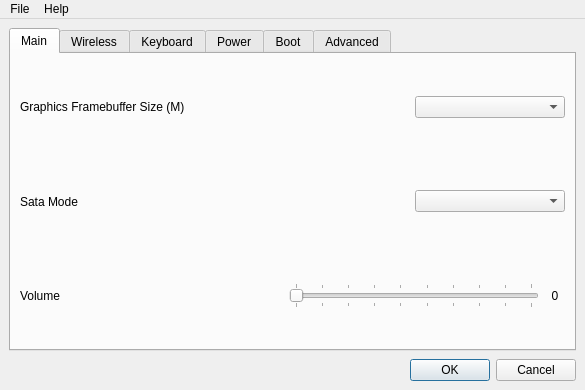
<?xml version="1.0" encoding="UTF-8"?>
<ui version="4.0">
 <class>corevantage</class>
 <widget class="QMainWindow" name="corevantage">
  <property name="geometry">
   <rect>
    <x>0</x>
    <y>0</y>
    <width>585</width>
    <height>390</height>
   </rect>
  </property>
  <property name="sizePolicy">
   <sizepolicy hsizetype="Preferred" vsizetype="Preferred">
    <horstretch>0</horstretch>
    <verstretch>0</verstretch>
   </sizepolicy>
  </property>
  <property name="minimumSize">
   <size>
    <width>585</width>
    <height>390</height>
   </size>
  </property>
  <property name="maximumSize">
   <size>
    <width>585</width>
    <height>390</height>
   </size>
  </property>
  <property name="focusPolicy">
   <enum>Qt::NoFocus</enum>
  </property>
  <property name="windowTitle">
   <string>corevantage</string>
  </property>
  <widget class="QWidget" name="centralwidget">
   <layout class="QVBoxLayout" name="verticalLayout">
    <property name="spacing">
     <number>8</number>
    </property>
    <item>
     <widget class="QTabWidget" name="tabWidget">
      <property name="autoFillBackground">
       <bool>false</bool>
      </property>
      <property name="currentIndex">
       <number>0</number>
      </property>
      <widget class="QWidget" name="tab_1">
       <attribute name="title">
        <string>Main</string>
       </attribute>
       <layout class="QVBoxLayout" name="verticalLayout_2">
        <item>
         <layout class="QHBoxLayout" name="horizontalLayout">
          <item>
           <widget class="QLabel" name="gfxLabel">
            <property name="sizePolicy">
             <sizepolicy hsizetype="Preferred" vsizetype="Expanding">
              <horstretch>0</horstretch>
              <verstretch>0</verstretch>
             </sizepolicy>
            </property>
            <property name="layoutDirection">
             <enum>Qt::LeftToRight</enum>
            </property>
            <property name="text">
             <string>Graphics Framebuffer Size (M)</string>
            </property>
            <property name="alignment">
             <set>Qt::AlignLeading|Qt::AlignLeft|Qt::AlignVCenter</set>
            </property>
            <property name="margin">
             <number>5</number>
            </property>
           </widget>
          </item>
          <item>
           <widget class="QComboBox" name="gfxCombo">
            <property name="maximumSize">
             <size>
              <width>150</width>
              <height>16777215</height>
             </size>
            </property>
           </widget>
          </item>
         </layout>
        </item>
        <item>
         <layout class="QHBoxLayout" name="horizontalLayout_2">
          <item>
           <widget class="QLabel" name="sataLabel">
            <property name="sizePolicy">
             <sizepolicy hsizetype="Preferred" vsizetype="Expanding">
              <horstretch>0</horstretch>
              <verstretch>0</verstretch>
             </sizepolicy>
            </property>
            <property name="layoutDirection">
             <enum>Qt::LeftToRight</enum>
            </property>
            <property name="text">
             <string>Sata Mode</string>
            </property>
            <property name="alignment">
             <set>Qt::AlignLeading|Qt::AlignLeft|Qt::AlignVCenter</set>
            </property>
            <property name="margin">
             <number>5</number>
            </property>
           </widget>
          </item>
          <item>
           <widget class="QComboBox" name="sataCombo">
            <property name="maximumSize">
             <size>
              <width>150</width>
              <height>16777215</height>
             </size>
            </property>
           </widget>
          </item>
         </layout>
        </item>
        <item>
         <layout class="QHBoxLayout" name="horizontalLayout_3">
          <item>
           <widget class="QLabel" name="volumeLabel">
            <property name="sizePolicy">
             <sizepolicy hsizetype="Preferred" vsizetype="Expanding">
              <horstretch>0</horstretch>
              <verstretch>0</verstretch>
             </sizepolicy>
            </property>
            <property name="layoutDirection">
             <enum>Qt::LeftToRight</enum>
            </property>
            <property name="text">
             <string>Volume</string>
            </property>
            <property name="alignment">
             <set>Qt::AlignLeading|Qt::AlignLeft|Qt::AlignVCenter</set>
            </property>
            <property name="margin">
             <number>5</number>
            </property>
           </widget>
          </item>
          <item>
           <widget class="QSlider" name="volumeSlider">
            <property name="sizePolicy">
             <sizepolicy hsizetype="Expanding" vsizetype="Maximum">
              <horstretch>0</horstretch>
              <verstretch>0</verstretch>
             </sizepolicy>
            </property>
            <property name="maximumSize">
             <size>
              <width>250</width>
              <height>16777215</height>
             </size>
            </property>
            <property name="maximum">
             <number>9</number>
            </property>
            <property name="orientation">
             <enum>Qt::Horizontal</enum>
            </property>
            <property name="tickPosition">
             <enum>QSlider::TicksBothSides</enum>
            </property>
           </widget>
          </item>
          <item>
           <widget class="QLabel" name="volumeValue">
            <property name="maximumSize">
             <size>
              <width>20</width>
              <height>16777215</height>
             </size>
            </property>
            <property name="text">
             <string>0</string>
            </property>
            <property name="alignment">
             <set>Qt::AlignCenter</set>
            </property>
           </widget>
          </item>
         </layout>
        </item>
       </layout>
      </widget>
      <widget class="QWidget" name="tab_2">
       <attribute name="title">
        <string>Wireless</string>
       </attribute>
       <layout class="QGridLayout" name="gridLayout_2">
        <item row="0" column="0">
         <layout class="QVBoxLayout" name="verticalLayout_3">
          <item>
           <layout class="QHBoxLayout" name="horizontalLayout_6">
            <item>
             <widget class="QLabel" name="wlanLabel">
              <property name="sizePolicy">
               <sizepolicy hsizetype="Preferred" vsizetype="Expanding">
                <horstretch>0</horstretch>
                <verstretch>0</verstretch>
               </sizepolicy>
              </property>
              <property name="maximumSize">
               <size>
                <width>16777215</width>
                <height>16777215</height>
               </size>
              </property>
              <property name="layoutDirection">
               <enum>Qt::LeftToRight</enum>
              </property>
              <property name="text">
               <string>Wireless LAN</string>
              </property>
              <property name="alignment">
               <set>Qt::AlignLeading|Qt::AlignLeft|Qt::AlignVCenter</set>
              </property>
              <property name="margin">
               <number>5</number>
              </property>
             </widget>
            </item>
            <item>
             <widget class="QCheckBox" name="wlanBox">
              <property name="maximumSize">
               <size>
                <width>115</width>
                <height>16777215</height>
               </size>
              </property>
              <property name="layoutDirection">
               <enum>Qt::LeftToRight</enum>
              </property>
              <property name="text">
               <string>Enabled</string>
              </property>
             </widget>
            </item>
           </layout>
          </item>
          <item>
           <layout class="QHBoxLayout" name="horizontalLayout_7">
            <item>
             <widget class="QLabel" name="btLabel">
              <property name="sizePolicy">
               <sizepolicy hsizetype="Preferred" vsizetype="Expanding">
                <horstretch>0</horstretch>
                <verstretch>0</verstretch>
               </sizepolicy>
              </property>
              <property name="maximumSize">
               <size>
                <width>16777215</width>
                <height>16777215</height>
               </size>
              </property>
              <property name="layoutDirection">
               <enum>Qt::LeftToRight</enum>
              </property>
              <property name="text">
               <string>Bluetooth</string>
              </property>
              <property name="alignment">
               <set>Qt::AlignLeading|Qt::AlignLeft|Qt::AlignVCenter</set>
              </property>
              <property name="margin">
               <number>5</number>
              </property>
             </widget>
            </item>
            <item>
             <widget class="QCheckBox" name="btBox">
              <property name="maximumSize">
               <size>
                <width>115</width>
                <height>16777215</height>
               </size>
              </property>
              <property name="text">
               <string>Enabled</string>
              </property>
             </widget>
            </item>
           </layout>
          </item>
          <item>
           <layout class="QHBoxLayout" name="horizontalLayout_8">
            <item>
             <widget class="QLabel" name="wwanLabel">
              <property name="sizePolicy">
               <sizepolicy hsizetype="Preferred" vsizetype="Expanding">
                <horstretch>0</horstretch>
                <verstretch>0</verstretch>
               </sizepolicy>
              </property>
              <property name="maximumSize">
               <size>
                <width>16777215</width>
                <height>16777215</height>
               </size>
              </property>
              <property name="layoutDirection">
               <enum>Qt::LeftToRight</enum>
              </property>
              <property name="text">
               <string>Wireless WAN</string>
              </property>
              <property name="alignment">
               <set>Qt::AlignLeading|Qt::AlignLeft|Qt::AlignVCenter</set>
              </property>
              <property name="margin">
               <number>5</number>
              </property>
             </widget>
            </item>
            <item>
             <widget class="QCheckBox" name="wwanBox">
              <property name="maximumSize">
               <size>
                <width>115</width>
                <height>16777215</height>
               </size>
              </property>
              <property name="text">
               <string>Enabled</string>
              </property>
             </widget>
            </item>
           </layout>
          </item>
         </layout>
        </item>
       </layout>
      </widget>
      <widget class="QWidget" name="tab_3">
       <attribute name="title">
        <string>Keyboard</string>
       </attribute>
       <layout class="QGridLayout" name="gridLayout_3">
        <item row="0" column="0">
         <layout class="QVBoxLayout" name="verticalLayout_4">
          <item>
           <layout class="QHBoxLayout" name="horizontalLayout_9">
            <item>
             <widget class="QLabel" name="tpLabel">
              <property name="sizePolicy">
               <sizepolicy hsizetype="Preferred" vsizetype="Expanding">
                <horstretch>0</horstretch>
                <verstretch>0</verstretch>
               </sizepolicy>
              </property>
              <property name="maximumSize">
               <size>
                <width>16777215</width>
                <height>16777215</height>
               </size>
              </property>
              <property name="layoutDirection">
               <enum>Qt::LeftToRight</enum>
              </property>
              <property name="text">
               <string>Trackpoint</string>
              </property>
              <property name="alignment">
               <set>Qt::AlignLeading|Qt::AlignLeft|Qt::AlignVCenter</set>
              </property>
              <property name="margin">
               <number>5</number>
              </property>
             </widget>
            </item>
            <item>
             <widget class="QCheckBox" name="tpBox">
              <property name="maximumSize">
               <size>
                <width>115</width>
                <height>16777215</height>
               </size>
              </property>
              <property name="layoutDirection">
               <enum>Qt::LeftToRight</enum>
              </property>
              <property name="text">
               <string>Enabled</string>
              </property>
             </widget>
            </item>
           </layout>
          </item>
          <item>
           <layout class="QHBoxLayout" name="horizontalLayout_10">
            <item>
             <widget class="QLabel" name="swapLabel">
              <property name="sizePolicy">
               <sizepolicy hsizetype="Preferred" vsizetype="Expanding">
                <horstretch>0</horstretch>
                <verstretch>0</verstretch>
               </sizepolicy>
              </property>
              <property name="maximumSize">
               <size>
                <width>16777215</width>
                <height>16777215</height>
               </size>
              </property>
              <property name="layoutDirection">
               <enum>Qt::LeftToRight</enum>
              </property>
              <property name="text">
               <string>Function-Control Swap</string>
              </property>
              <property name="alignment">
               <set>Qt::AlignLeading|Qt::AlignLeft|Qt::AlignVCenter</set>
              </property>
              <property name="margin">
               <number>5</number>
              </property>
             </widget>
            </item>
            <item>
             <widget class="QCheckBox" name="swapBox">
              <property name="maximumSize">
               <size>
                <width>115</width>
                <height>16777215</height>
               </size>
              </property>
              <property name="text">
               <string>Enabled</string>
              </property>
             </widget>
            </item>
           </layout>
          </item>
          <item>
           <layout class="QHBoxLayout" name="horizontalLayout_11">
            <item>
             <widget class="QLabel" name="stickyLabel">
              <property name="sizePolicy">
               <sizepolicy hsizetype="Preferred" vsizetype="Expanding">
                <horstretch>0</horstretch>
                <verstretch>0</verstretch>
               </sizepolicy>
              </property>
              <property name="maximumSize">
               <size>
                <width>16777215</width>
                <height>16777215</height>
               </size>
              </property>
              <property name="layoutDirection">
               <enum>Qt::LeftToRight</enum>
              </property>
              <property name="text">
               <string>Sticky Function Key</string>
              </property>
              <property name="alignment">
               <set>Qt::AlignLeading|Qt::AlignLeft|Qt::AlignVCenter</set>
              </property>
              <property name="margin">
               <number>5</number>
              </property>
             </widget>
            </item>
            <item>
             <widget class="QCheckBox" name="stickyBox">
              <property name="maximumSize">
               <size>
                <width>115</width>
                <height>16777215</height>
               </size>
              </property>
              <property name="text">
               <string>Enabled</string>
              </property>
             </widget>
            </item>
           </layout>
          </item>
         </layout>
        </item>
       </layout>
      </widget>
      <widget class="QWidget" name="tab_4">
       <attribute name="title">
        <string>Power</string>
       </attribute>
       <layout class="QGridLayout" name="gridLayout_4">
        <item row="0" column="0">
         <layout class="QVBoxLayout" name="verticalLayout_5">
          <item>
           <layout class="QHBoxLayout" name="horizontalLayout_12">
            <item>
             <widget class="QLabel" name="pmbeepLabel">
              <property name="sizePolicy">
               <sizepolicy hsizetype="Preferred" vsizetype="Expanding">
                <horstretch>0</horstretch>
                <verstretch>0</verstretch>
               </sizepolicy>
              </property>
              <property name="maximumSize">
               <size>
                <width>16777215</width>
                <height>16777215</height>
               </size>
              </property>
              <property name="layoutDirection">
               <enum>Qt::LeftToRight</enum>
              </property>
              <property name="text">
               <string>Power Management Beeps</string>
              </property>
              <property name="alignment">
               <set>Qt::AlignLeading|Qt::AlignLeft|Qt::AlignVCenter</set>
              </property>
              <property name="margin">
               <number>5</number>
              </property>
             </widget>
            </item>
            <item>
             <widget class="QCheckBox" name="pmbeepBox">
              <property name="maximumSize">
               <size>
                <width>115</width>
                <height>16777215</height>
               </size>
              </property>
              <property name="layoutDirection">
               <enum>Qt::LeftToRight</enum>
              </property>
              <property name="text">
               <string>Enabled</string>
              </property>
             </widget>
            </item>
           </layout>
          </item>
          <item>
           <layout class="QHBoxLayout" name="horizontalLayout_13">
            <item>
             <widget class="QLabel" name="lbbeepLabel">
              <property name="sizePolicy">
               <sizepolicy hsizetype="Preferred" vsizetype="Expanding">
                <horstretch>0</horstretch>
                <verstretch>0</verstretch>
               </sizepolicy>
              </property>
              <property name="maximumSize">
               <size>
                <width>16777215</width>
                <height>16777215</height>
               </size>
              </property>
              <property name="layoutDirection">
               <enum>Qt::LeftToRight</enum>
              </property>
              <property name="text">
               <string>Low Battery Beep</string>
              </property>
              <property name="alignment">
               <set>Qt::AlignLeading|Qt::AlignLeft|Qt::AlignVCenter</set>
              </property>
              <property name="margin">
               <number>5</number>
              </property>
             </widget>
            </item>
            <item>
             <widget class="QCheckBox" name="lbbeepBox">
              <property name="maximumSize">
               <size>
                <width>115</width>
                <height>16777215</height>
               </size>
              </property>
              <property name="text">
               <string>Enabled</string>
              </property>
             </widget>
            </item>
           </layout>
          </item>
          <item>
           <layout class="QHBoxLayout" name="horizontalLayout_14">
            <item>
             <widget class="QLabel" name="failLabel">
              <property name="sizePolicy">
               <sizepolicy hsizetype="Preferred" vsizetype="Expanding">
                <horstretch>0</horstretch>
                <verstretch>0</verstretch>
               </sizepolicy>
              </property>
              <property name="maximumSize">
               <size>
                <width>16777215</width>
                <height>16777215</height>
               </size>
              </property>
              <property name="layoutDirection">
               <enum>Qt::LeftToRight</enum>
              </property>
              <property name="text">
               <string>Power On After Fail</string>
              </property>
              <property name="alignment">
               <set>Qt::AlignLeading|Qt::AlignLeft|Qt::AlignVCenter</set>
              </property>
              <property name="margin">
               <number>5</number>
              </property>
             </widget>
            </item>
            <item>
             <widget class="QCheckBox" name="failBox">
              <property name="maximumSize">
               <size>
                <width>115</width>
                <height>16777215</height>
               </size>
              </property>
              <property name="text">
               <string>Enabled</string>
              </property>
             </widget>
            </item>
           </layout>
          </item>
          <item>
           <layout class="QHBoxLayout" name="horizontalLayout_15">
            <item>
             <widget class="QLabel" name="batteryLabel">
              <property name="sizePolicy">
               <sizepolicy hsizetype="Preferred" vsizetype="Expanding">
                <horstretch>0</horstretch>
                <verstretch>0</verstretch>
               </sizepolicy>
              </property>
              <property name="maximumSize">
               <size>
                <width>16777215</width>
                <height>16777215</height>
               </size>
              </property>
              <property name="layoutDirection">
               <enum>Qt::LeftToRight</enum>
              </property>
              <property name="text">
               <string>First Battery</string>
              </property>
              <property name="alignment">
               <set>Qt::AlignLeading|Qt::AlignLeft|Qt::AlignVCenter</set>
              </property>
              <property name="margin">
               <number>5</number>
              </property>
             </widget>
            </item>
            <item>
             <widget class="QComboBox" name="batteryCombo">
              <property name="maximumSize">
               <size>
                <width>150</width>
                <height>16777215</height>
               </size>
              </property>
              <property name="sizeIncrement">
               <size>
                <width>0</width>
                <height>0</height>
               </size>
              </property>
             </widget>
            </item>
           </layout>
          </item>
         </layout>
        </item>
       </layout>
      </widget>
      <widget class="QWidget" name="tab_5">
       <attribute name="title">
        <string>Boot</string>
       </attribute>
       <layout class="QVBoxLayout" name="verticalLayout_6">
        <item>
         <layout class="QHBoxLayout" name="horizontalLayout_16">
          <item>
           <widget class="QLabel" name="bootLabel">
            <property name="sizePolicy">
             <sizepolicy hsizetype="Preferred" vsizetype="Expanding">
              <horstretch>0</horstretch>
              <verstretch>0</verstretch>
             </sizepolicy>
            </property>
            <property name="maximumSize">
             <size>
              <width>16777215</width>
              <height>16777215</height>
             </size>
            </property>
            <property name="layoutDirection">
             <enum>Qt::LeftToRight</enum>
            </property>
            <property name="text">
             <string>Boot Option</string>
            </property>
            <property name="alignment">
             <set>Qt::AlignLeading|Qt::AlignLeft|Qt::AlignVCenter</set>
            </property>
            <property name="margin">
             <number>5</number>
            </property>
           </widget>
          </item>
          <item>
           <widget class="QComboBox" name="bootCombo">
            <property name="maximumSize">
             <size>
              <width>150</width>
              <height>16777215</height>
             </size>
            </property>
           </widget>
          </item>
         </layout>
        </item>
        <item>
         <layout class="QHBoxLayout" name="horizontalLayout_4">
          <item>
           <widget class="QLabel" name="rebootLabel">
            <property name="sizePolicy">
             <sizepolicy hsizetype="Preferred" vsizetype="Expanding">
              <horstretch>0</horstretch>
              <verstretch>0</verstretch>
             </sizepolicy>
            </property>
            <property name="layoutDirection">
             <enum>Qt::LeftToRight</enum>
            </property>
            <property name="text">
             <string>Reboot Counter</string>
            </property>
            <property name="alignment">
             <set>Qt::AlignLeading|Qt::AlignLeft|Qt::AlignVCenter</set>
            </property>
            <property name="margin">
             <number>5</number>
            </property>
           </widget>
          </item>
          <item>
           <widget class="QSlider" name="rebootSlider">
            <property name="sizePolicy">
             <sizepolicy hsizetype="Expanding" vsizetype="Maximum">
              <horstretch>0</horstretch>
              <verstretch>0</verstretch>
             </sizepolicy>
            </property>
            <property name="maximumSize">
             <size>
              <width>200</width>
              <height>16777215</height>
             </size>
            </property>
            <property name="maximum">
             <number>4</number>
            </property>
            <property name="orientation">
             <enum>Qt::Horizontal</enum>
            </property>
            <property name="tickPosition">
             <enum>QSlider::TicksBothSides</enum>
            </property>
           </widget>
          </item>
          <item>
           <widget class="QLabel" name="rebootValue">
            <property name="maximumSize">
             <size>
              <width>20</width>
              <height>16777215</height>
             </size>
            </property>
            <property name="text">
             <string>0</string>
            </property>
            <property name="alignment">
             <set>Qt::AlignCenter</set>
            </property>
           </widget>
          </item>
         </layout>
        </item>
        <item>
         <layout class="QHBoxLayout" name="horizontalLayout_18">
          <item>
           <widget class="QLabel" name="devicesLabel">
            <property name="sizePolicy">
             <sizepolicy hsizetype="Preferred" vsizetype="Expanding">
              <horstretch>0</horstretch>
              <verstretch>0</verstretch>
             </sizepolicy>
            </property>
            <property name="minimumSize">
             <size>
              <width>200</width>
              <height>0</height>
             </size>
            </property>
            <property name="maximumSize">
             <size>
              <width>16777215</width>
              <height>16777215</height>
             </size>
            </property>
            <property name="layoutDirection">
             <enum>Qt::LeftToRight</enum>
            </property>
            <property name="text">
             <string>Devices:</string>
            </property>
            <property name="alignment">
             <set>Qt::AlignLeading|Qt::AlignLeft|Qt::AlignVCenter</set>
            </property>
            <property name="margin">
             <number>5</number>
            </property>
           </widget>
          </item>
          <item>
           <widget class="QLineEdit" name="devicesLine"/>
          </item>
         </layout>
        </item>
        <item>
         <layout class="QHBoxLayout" name="horizontalLayout_19">
          <item>
           <widget class="QLabel" name="defaultLabel">
            <property name="sizePolicy">
             <sizepolicy hsizetype="Preferred" vsizetype="Expanding">
              <horstretch>0</horstretch>
              <verstretch>0</verstretch>
             </sizepolicy>
            </property>
            <property name="maximumSize">
             <size>
              <width>16777215</width>
              <height>16777215</height>
             </size>
            </property>
            <property name="layoutDirection">
             <enum>Qt::LeftToRight</enum>
            </property>
            <property name="text">
             <string>Default Device</string>
            </property>
            <property name="alignment">
             <set>Qt::AlignLeading|Qt::AlignLeft|Qt::AlignVCenter</set>
            </property>
            <property name="margin">
             <number>5</number>
            </property>
           </widget>
          </item>
          <item>
           <widget class="QComboBox" name="defaultCombo">
            <property name="maximumSize">
             <size>
              <width>150</width>
              <height>16777215</height>
             </size>
            </property>
            <property name="sizeIncrement">
             <size>
              <width>0</width>
              <height>0</height>
             </size>
            </property>
           </widget>
          </item>
         </layout>
        </item>
       </layout>
      </widget>
      <widget class="QWidget" name="tab_6">
       <attribute name="title">
        <string>Advanced</string>
       </attribute>
       <layout class="QGridLayout" name="gridLayout_6">
        <item row="0" column="0">
         <layout class="QVBoxLayout" name="verticalLayout_7">
          <item>
           <layout class="QHBoxLayout" name="horizontalLayout_20">
            <item>
             <widget class="QLabel" name="debugLabel">
              <property name="sizePolicy">
               <sizepolicy hsizetype="Preferred" vsizetype="Expanding">
                <horstretch>0</horstretch>
                <verstretch>0</verstretch>
               </sizepolicy>
              </property>
              <property name="maximumSize">
               <size>
                <width>16777215</width>
                <height>110</height>
               </size>
              </property>
              <property name="layoutDirection">
               <enum>Qt::LeftToRight</enum>
              </property>
              <property name="text">
               <string>Debug Level</string>
              </property>
              <property name="alignment">
               <set>Qt::AlignLeading|Qt::AlignLeft|Qt::AlignVCenter</set>
              </property>
              <property name="margin">
               <number>5</number>
              </property>
             </widget>
            </item>
            <item>
             <widget class="QComboBox" name="debugCombo">
              <property name="maximumSize">
               <size>
                <width>150</width>
                <height>16777215</height>
               </size>
              </property>
             </widget>
            </item>
           </layout>
          </item>
          <item>
           <layout class="QHBoxLayout" name="horizontalLayout_22">
            <item>
             <widget class="QLabel" name="uwbLabel">
              <property name="sizePolicy">
               <sizepolicy hsizetype="Preferred" vsizetype="Expanding">
                <horstretch>0</horstretch>
                <verstretch>0</verstretch>
               </sizepolicy>
              </property>
              <property name="maximumSize">
               <size>
                <width>16777215</width>
                <height>110</height>
               </size>
              </property>
              <property name="layoutDirection">
               <enum>Qt::LeftToRight</enum>
              </property>
              <property name="text">
               <string>Third miniPCIe slot (UWB)</string>
              </property>
              <property name="alignment">
               <set>Qt::AlignLeading|Qt::AlignLeft|Qt::AlignVCenter</set>
              </property>
              <property name="margin">
               <number>5</number>
              </property>
             </widget>
            </item>
            <item>
             <widget class="QCheckBox" name="uwbBox">
              <property name="maximumSize">
               <size>
                <width>115</width>
                <height>16777215</height>
               </size>
              </property>
              <property name="layoutDirection">
               <enum>Qt::LeftToRight</enum>
              </property>
              <property name="text">
               <string>Enabled</string>
              </property>
             </widget>
            </item>
           </layout>
          </item>
         </layout>
        </item>
       </layout>
      </widget>
     </widget>
    </item>
    <item>
     <widget class="QDialogButtonBox" name="confirmBox">
      <property name="standardButtons">
       <set>QDialogButtonBox::Cancel|QDialogButtonBox::Ok</set>
      </property>
     </widget>
    </item>
   </layout>
  </widget>
  <widget class="QMenuBar" name="menubar">
   <property name="geometry">
    <rect>
     <x>0</x>
     <y>0</y>
     <width>585</width>
     <height>20</height>
    </rect>
   </property>
   <widget class="QMenu" name="menuFile">
    <property name="title">
     <string>File</string>
    </property>
    <addaction name="actionSave_to_File"/>
    <addaction name="actionImport_from_File"/>
    <addaction name="separator"/>
    <addaction name="actionSave_and_Exit"/>
    <addaction name="actionExit"/>
   </widget>
   <widget class="QMenu" name="menuHelp">
    <property name="title">
     <string>Help</string>
    </property>
    <addaction name="actionInformation"/>
    <addaction name="separator"/>
    <addaction name="actionAbout_2"/>
   </widget>
   <addaction name="menuFile"/>
   <addaction name="menuHelp"/>
  </widget>
  <action name="actionInformation">
   <property name="text">
    <string>Information</string>
   </property>
  </action>
  <action name="actionAbout">
   <property name="text">
    <string>About</string>
   </property>
  </action>
  <action name="actionAbout_2">
   <property name="text">
    <string>About</string>
   </property>
  </action>
  <action name="actionSave_to_File">
   <property name="text">
    <string>Save to File...</string>
   </property>
  </action>
  <action name="actionImport_from_File">
   <property name="text">
    <string>Import from File...</string>
   </property>
  </action>
  <action name="actionExit">
   <property name="text">
    <string>Exit</string>
   </property>
  </action>
  <action name="actionSave_and_Exit">
   <property name="text">
    <string>Save and Exit</string>
   </property>
  </action>
 </widget>
 <resources/>
 <connections/>
</ui>
